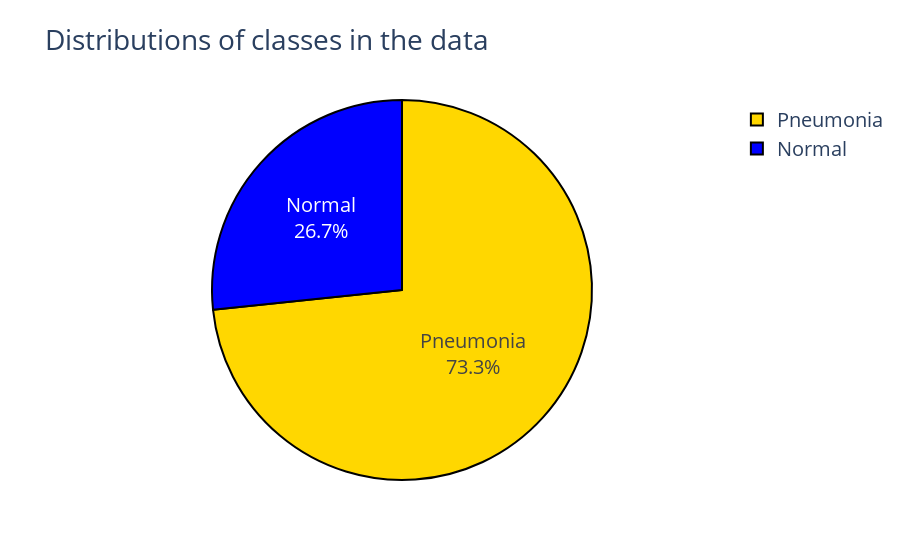

Notebook cell for this chart:
### Code cell
# Tạo Pie chart với giá trị là tỷ lệ của mỗi category
colors = ['gold', 'blue']

fig = go.Figure(
    data=[go.Pie(labels=['Pneumonia', 'Normal'], # Add Lable
    values=[df.Label.value_counts()[1], df.Label.value_counts()[0]])], # Add values
)

fig.update_traces(
    textinfo='percent+label', # add lable in chart
    textfont_size=20, # add text font size
    marker=dict(colors=colors,line=dict(color='#000000',width=2)), # add chart corlor and line corlor. width
)
fig.update_layout(title_text='Distributions of classes in the data', font_size=20) # add chart header
fig.show()

### Figure 1 — Plotly figure (JSON) as saved in the notebook; plotly's stock layout.template omitted (floating-point values rounded to 4 significant figures)
{"data": [{"labels": ["Pneumonia", "Normal"], "marker": {"colors": ["gold", "blue"], "line": {"color": "#000000", "width": 2}}, "textfont": {"size": 20}, "textinfo": "percent+label", "type": "pie", "values": [4334, 1576]}], "layout": {"font": {"size": 20}, "title": {"text": "Distributions of classes in the data"}}}
